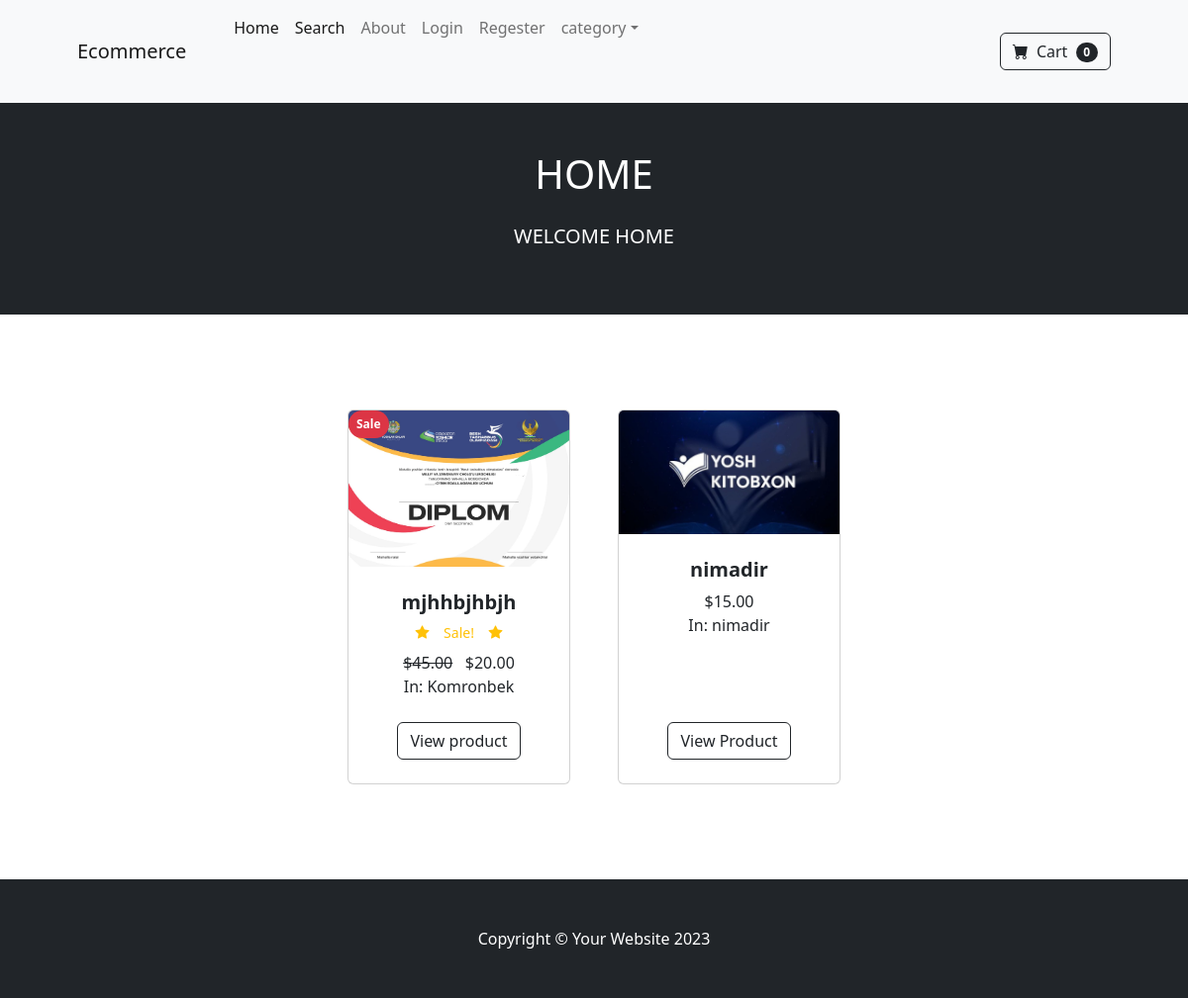
The app's page /, older data.
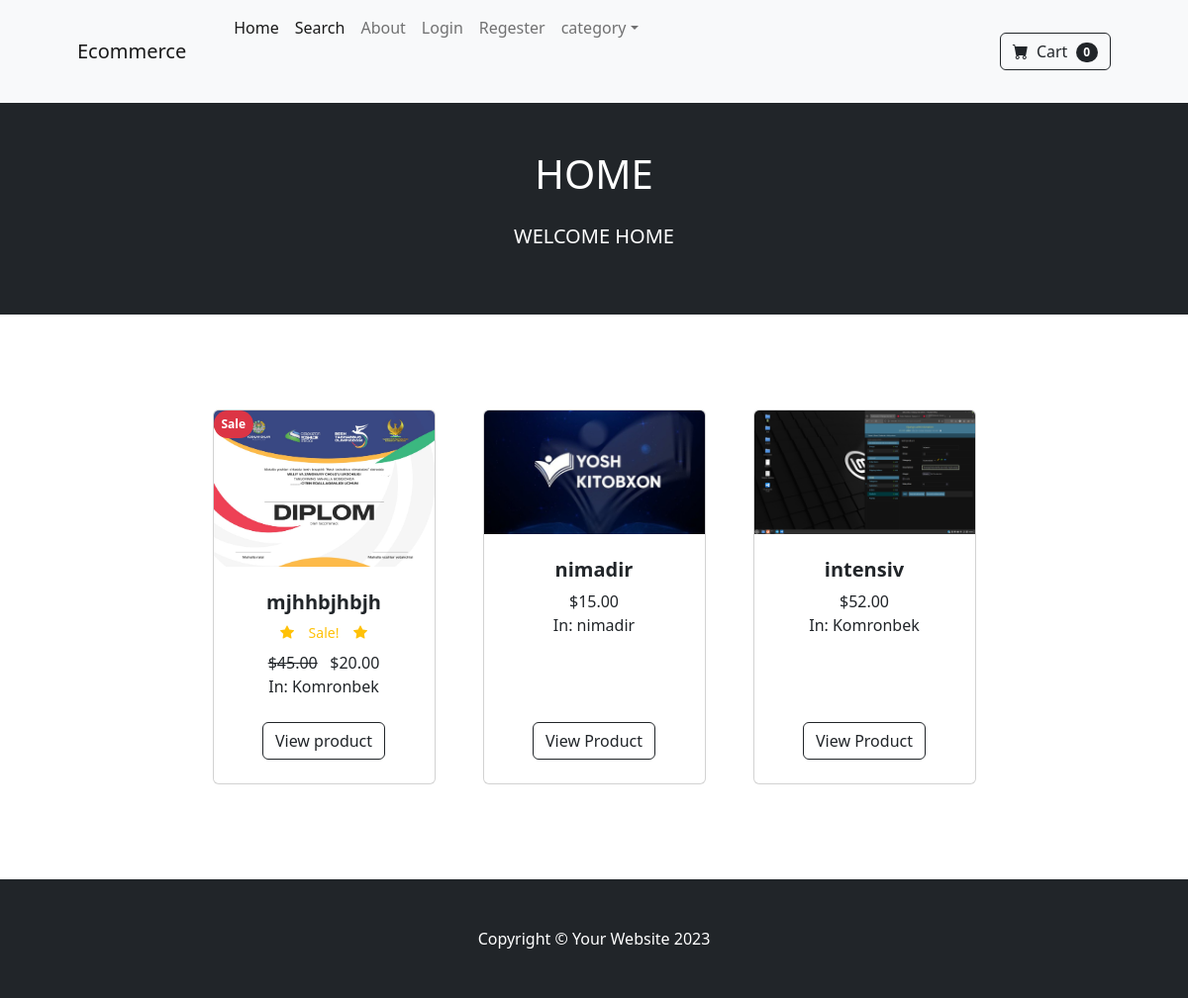
The same page, newer data.
### store/models.py (models this page shows, shortened)
class Product(models.Model):
    name = models.CharField(max_length=100)
    price = models.DecimalField(default=0, decimal_places=2, max_digits=6)
    category = models.ForeignKey(Category, on_delete=models.CASCADE)
    description = models.CharField(max_length=200, default='')
    image = models.ImageField(upload_to='uploads/products/')
    is_sale = models.BooleanField(default=False)
    sale_price = models.DecimalField(default=0, decimal_places=2, max_digits=6)

class Category(models.Model):
    name = models.CharField(max_length=50)
    def __str__(self):
        return self.name
    class Meta:
        verbose_name_plural = 'Categories'

### store/views.py (the view)
# urls.py: 2. Add a URL to urlpatterns:  path('', views.home, name='home')
def home(request):
    products = Product.objects.all()
    return render(request, 'home.html', {'products':products})

### cart/cart.py (called while the page is built)
    def __len__(self):
        return len(self.cart)

### cart/context_processors.py (called while the page is built)
def cart(request):
    return {'cart': Cart(request)}

### store/templates/home.html
{%  extends 'base.html' %}
{% load static %}
{% block content %}
            <header class="bg-dark text-white py-5">
                <div class="container px-4 px-lg-5">
                    <div class="text-center text-uppercase">
                        <h1 class="mb-4">Home</h1>
                        <p class="lead">Welcome home</p>
                    </div>
                </div>
            </header>
        <section class="py-5">
            <div class="container px-4 px-lg-5 mt-5">
                <div class="row gx-4 gx-lg-5 row-cols-2 row-cols-md-3 row-cols-xl-4 justify-content-center">
                    {% for product in products %}
                        {% if product.is_sale %}
                        <div class="col mb-5">
                            <div class="card h-100">
                                <dev class="badge bg-danger text-white position-absolute top-0 start-0 p-2 rounded-pill">Sale</dev>
                                <img class="card-img-top" src="{{ product.image.url}}" alt="..." />
                                <div class="card-body p-4">
                                    <div class="text-center">
                                        <h5 class="fw-bolder">{{ product.name }}</h5>
                                        <div class="d-flex justify-content-center small text-warning mb-2">
                                            <div class="bi-star-fill"></div>
                                            &nbsp; &nbsp; Sale! &nbsp; &nbsp;
                                            <div class="bi-star-fill"></div>
                                        </div>
                                        <strike>${{ product.price }}</strike>
                                        &nbsp;
                                        ${{ product.sale_price }}
                                        <br/>
                                        In: {{ product.category }}
                                    </div>
                                </div>
                                <div class="card-footer p-4 pt-0 border-top-0 bg-transparent">
    <div class="text-center"><a class="btn btn-outline-dark mt-auto" href="{% url 'product' product.id %}">View product</a></div>
                                </div>
                            </div>
                        </div>
                        {% else %}
                    <div class="col mb-5">
                        <div class="card h-100">
                            <img class="card-img-top" src="{{ product.image.url}}" alt="..." />
                            <div class="card-body p-4">
                                <div class="text-center">
                                    <h5 class="fw-bolder">{{ product.name }}</h5>
                                    ${{ product.price  }}
                                    <br/>
                                    In: {{ product.category }}
                                </div>
                            </div>
                            <div class="card-footer p-4 pt-0 border-top-0 bg-transparent">
    <div class="text-center"><a class="btn btn-outline-dark mt-auto" href="{% url 'product' product.id %}">View Product</a></div>
                            </div>
                        </div>
                    </div>
                        {% endif %}
                    {% endfor %}
                </div>
            </div>
        </section>
{% endblock%}

### store/templates/base.html (shortened to what this page needs)
{% load static %}
<!DOCTYPE html>
<html lang="en">
    <head>
        <link href="https://cdn.jsdelivr.net/npm/bootstrap-icons@1.5.0/font/bootstrap-icons.css" rel="stylesheet" />
        <link href="{% static 'css/styles.css' %}" rel="stylesheet" />
    </head>
    <body>
        {% include 'navber.html' %}
        {% block content %}
        {% endblock content %}
        <footer class="py-5 bg-dark">
            <div class="container"><p class="m-0 text-center text-white">Copyright &copy; Your Website 2023</p></div>
        </footer>
    </body>
</html>

### store/templates/navber.html (shortened to what this page needs)
        <nav class="navbar navbar-expand-lg navbar-light bg-light">
            <div class="container px-4 px-lg-5">
                <a class="navbar-brand" href="#!">Ecommerce</a>
                <div class="collapse navbar-collapse" id="navbarSupportedContent">
                    <ul class="navbar-nav me-auto mb-2 mb-lg-0 ms-lg-4">
                        <li class="nav-item"><a class="nav-link active" aria-current="page" href="{% url 'home'%}">Home</a></li>
                        <li class="nav-item"><a class="nav-link active" aria-current="page" href="{% url 'search'%}">Search</a></li>
                        <li class="nav-item"><a class="nav-link" href="{% url 'about' %}">About</a></li>
                {% if user.is_authenticated %}
                            <li class="nav-item dropdown">
                                <a class="nav-link dropdown-toggle" id="navbarDropdown" href="#" role="button" data-bs-toggle="dropdown" aria-expanded="false">profile</a>
                                <ul class="dropdown-menu" aria-labelledby="navbarDropdown">
                                    <li><a class="dropdown-item" href="{% url 'update_user' %}">User profile</a></li>
                                    <li><hr class="dropdown-divider" /></li>
                                    <li><a class="dropdown-item" href="{% url 'update_info' %}">user info </a></li>
                                </ul>
                            </li>
                        </ul>
                        <li class="nav-item"><a class="nav-link" href="{%   url 'logout' %}">logout</a></li>
                    {% else %}
                        <li class="nav-item"><a class="nav-link" href="{% url 'login' %}">Login</a></li>
                        <li class="nav-item"><a class="nav-link" href="{% url 'register' %}">Regester</a></li>
                {% endif %}
                        <li class="nav-item dropdown">
                            <a class="nav-link dropdown-toggle" id="navbarDropdown" href="#" role="button" data-bs-toggle="dropdown" aria-expanded="false">category</a>
                            <br/><br/>
                        </li>
                    </ul>
                    <form class="d-flex">
<a href="{% url 'cart_summary' %}" class="btn btn-outline-dark"><i class="bi-cart-fill me-1"></i>
                                    Cart
<span class="badge bg-dark text-white ms-1 rounded-pill"id="cart_quantity">{{ cart|length }}</span></a>
                    </form>
                </div>
            </div>
        </nav>

Row changes from the older to the newer data that the page shows:
added Product: image (picture), name "intensiv", price "52.00", category "Komronbek"
